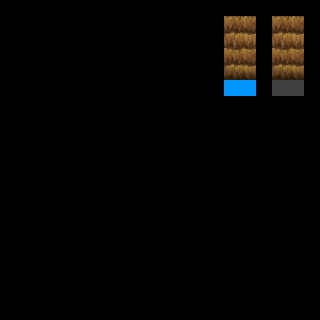

A 2D game scene composited from a Tiled map and its tileset images. What follows is a short description and the map's XML, with every tile layer's data as written:
An orthogonal 20x20 tile map with 16x16 px tiles, 3 tile layers (regions, input_set, output_set), 2 tilesets.

<map version="1.0" orientation="orthogonal" renderorder="right-down" width="20" height="20" tilewidth="16" tileheight="16" nextobjectid="1">
 <properties>
  <property name="NoOverlappingRules" value="true" />
 </properties>
 <tileset firstgid="1" name="ruleset" tilewidth="16" tileheight="16" tilecount="60" columns="10">
  <image source="../tilesets/ruleset.png" width="160" height="96" />
 </tileset>
 <tileset firstgid="61" name="dungeon_a4" tilewidth="16" tileheight="16" tilecount="960" columns="32">
  <image source="../tilesets/dungeon_a4.png" width="512" height="480" />
 </tileset>
 <layer name="regions" width="20" height="20">
  <data encoding="csv">
0,0,0,0,0,0,0,0,0,0,0,0,0,0,0,0,0,0,0,0,
0,0,0,0,0,0,0,0,0,0,0,0,0,0,1,1,0,1,1,0,
0,0,0,0,0,0,0,0,0,0,0,0,0,0,1,1,0,1,1,0,
0,0,0,0,0,0,0,0,0,0,0,0,0,0,1,1,0,1,1,0,
0,0,0,0,0,0,0,0,0,0,0,0,0,0,1,1,0,1,1,0,
0,0,0,0,0,0,0,0,0,0,0,0,0,0,1,1,0,1,1,0,
0,0,0,0,0,0,0,0,0,0,0,0,0,0,0,0,0,0,0,0,
0,0,0,0,0,0,0,0,0,0,0,0,0,0,0,0,0,0,0,0,
0,0,0,0,0,0,0,0,0,0,0,0,0,0,0,0,0,0,0,0,
0,0,0,0,0,0,0,0,0,0,0,0,0,0,0,0,0,0,0,0,
0,0,0,0,0,0,0,0,0,0,0,0,0,0,0,0,0,0,0,0,
0,0,0,0,0,0,0,0,0,0,0,0,0,0,0,0,0,0,0,0,
0,0,0,0,0,0,0,0,0,0,0,0,0,0,0,0,0,0,0,0,
0,0,0,0,0,0,0,0,0,0,0,0,0,0,0,0,0,0,0,0,
0,0,0,0,0,0,0,0,0,0,0,0,0,0,0,0,0,0,0,0,
0,0,0,0,0,0,0,0,0,0,0,0,0,0,0,0,0,0,0,0,
0,0,0,0,0,0,0,0,0,0,0,0,0,0,0,0,0,0,0,0,
0,0,0,0,0,0,0,0,0,0,0,0,0,0,0,0,0,0,0,0,
0,0,0,0,0,0,0,0,0,0,0,0,0,0,0,0,0,0,0,0,
0,0,0,0,0,0,0,0,0,0,0,0,0,0,0,0,0,0,0,0
</data>
 </layer>
 <layer name="input_set" width="20" height="20">
  <data encoding="csv">
0,0,0,0,0,0,0,0,0,0,0,0,0,0,0,0,0,0,0,0,
0,0,0,0,0,0,0,0,0,0,0,0,0,0,12,12,0,12,12,0,
0,0,0,0,0,0,0,0,0,0,0,0,0,0,12,12,0,12,12,0,
0,0,0,0,0,0,0,0,0,0,0,0,0,0,12,12,0,12,12,0,
0,0,0,0,0,0,0,0,0,0,0,0,0,0,12,12,0,12,12,0,
0,0,0,0,0,0,0,0,0,0,0,0,0,0,33,33,0,4,4,0,
0,0,0,0,0,0,0,0,0,0,0,0,0,0,0,0,0,0,0,0,
0,0,0,0,0,0,0,0,0,0,0,0,0,0,0,0,0,0,0,0,
0,0,0,0,0,0,0,0,0,0,0,0,0,0,0,0,0,0,0,0,
0,0,0,0,0,0,0,0,0,0,0,0,0,0,0,0,0,0,0,0,
0,0,0,0,0,0,0,0,0,0,0,0,0,0,0,0,0,0,0,0,
0,0,0,0,0,0,0,0,0,0,0,0,0,0,0,0,0,0,0,0,
0,0,0,0,0,0,0,0,0,0,0,0,0,0,0,0,0,0,0,0,
0,0,0,0,0,0,0,0,0,0,0,0,0,0,0,0,0,0,0,0,
0,0,0,0,0,0,0,0,0,0,0,0,0,0,0,0,0,0,0,0,
0,0,0,0,0,0,0,0,0,0,0,0,0,0,0,0,0,0,0,0,
0,0,0,0,0,0,0,0,0,0,0,0,0,0,0,0,0,0,0,0,
0,0,0,0,0,0,0,0,0,0,0,0,0,0,0,0,0,0,0,0,
0,0,0,0,0,0,0,0,0,0,0,0,0,0,0,0,0,0,0,0,
0,0,0,0,0,0,0,0,0,0,0,0,0,0,0,0,0,0,0,0
</data>
 </layer>
 <layer name="output_set" width="20" height="20">
  <data encoding="csv">
0,0,0,0,0,0,0,0,0,0,0,0,0,0,0,0,0,0,0,0,
0,0,0,0,0,0,0,0,0,0,0,0,0,0,255,254,0,255,254,0,
0,0,0,0,0,0,0,0,0,0,0,0,0,0,287,286,0,287,286,0,
0,0,0,0,0,0,0,0,0,0,0,0,0,0,319,318,0,319,318,0,
0,0,0,0,0,0,0,0,0,0,0,0,0,0,351,350,0,351,350,0,
0,0,0,0,0,0,0,0,0,0,0,0,0,0,0,0,0,0,0,0,
0,0,0,0,0,0,0,0,0,0,0,0,0,0,0,0,0,0,0,0,
0,0,0,0,0,0,0,0,0,0,0,0,0,0,0,0,0,0,0,0,
0,0,0,0,0,0,0,0,0,0,0,0,0,0,0,0,0,0,0,0,
0,0,0,0,0,0,0,0,0,0,0,0,0,0,0,0,0,0,0,0,
0,0,0,0,0,0,0,0,0,0,0,0,0,0,0,0,0,0,0,0,
0,0,0,0,0,0,0,0,0,0,0,0,0,0,0,0,0,0,0,0,
0,0,0,0,0,0,0,0,0,0,0,0,0,0,0,0,0,0,0,0,
0,0,0,0,0,0,0,0,0,0,0,0,0,0,0,0,0,0,0,0,
0,0,0,0,0,0,0,0,0,0,0,0,0,0,0,0,0,0,0,0,
0,0,0,0,0,0,0,0,0,0,0,0,0,0,0,0,0,0,0,0,
0,0,0,0,0,0,0,0,0,0,0,0,0,0,0,0,0,0,0,0,
0,0,0,0,0,0,0,0,0,0,0,0,0,0,0,0,0,0,0,0,
0,0,0,0,0,0,0,0,0,0,0,0,0,0,0,0,0,0,0,0,
0,0,0,0,0,0,0,0,0,0,0,0,0,0,0,0,0,0,0,0
</data>
 </layer>
</map>
